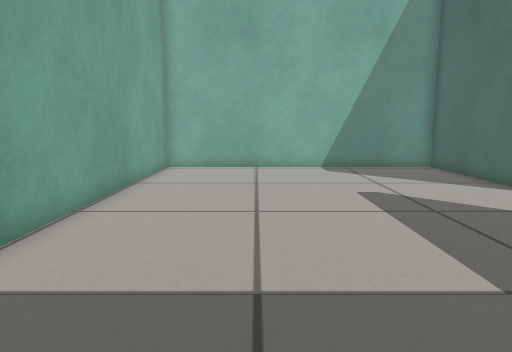
View 1 (above)

15 first-person views from a walk through a robot-simulator world made for Gazebo. The camera is 0.48 m above the floor, tilts 8° down and sees 70° across. The floor is counted in squares, 0.25 m on a side. Each view is taken from the middle of a square. On the plan, view 1 faces up. The plan holds only what a view shows up to about 18 squares ahead; the rest is blank.

View 2
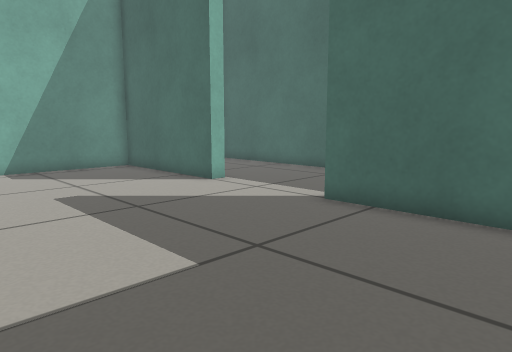

View 3
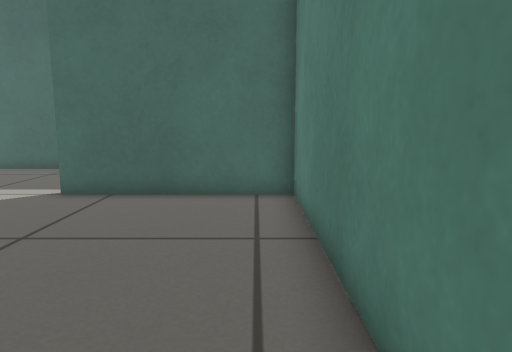

View 4
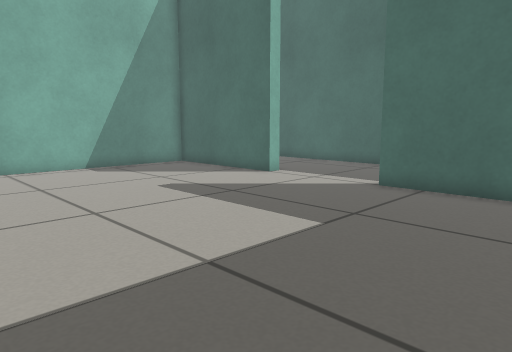

View 5
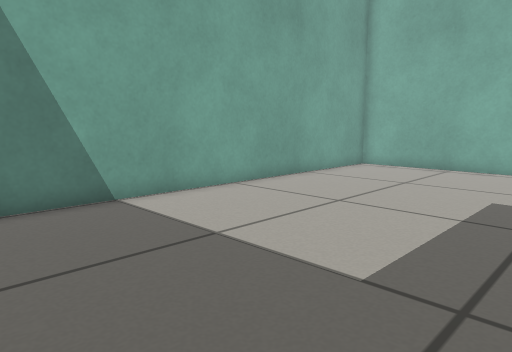

View 6
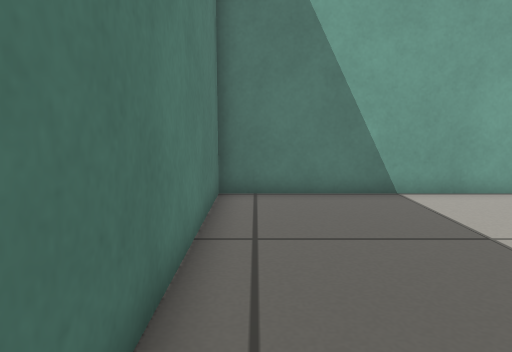

View 7
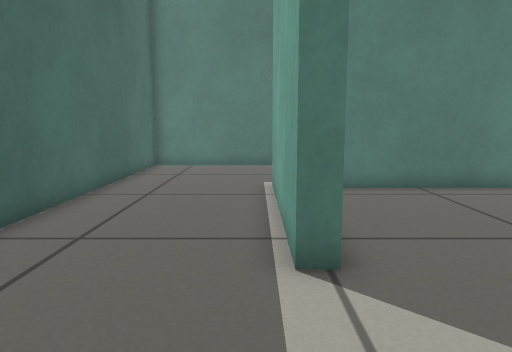

View 8
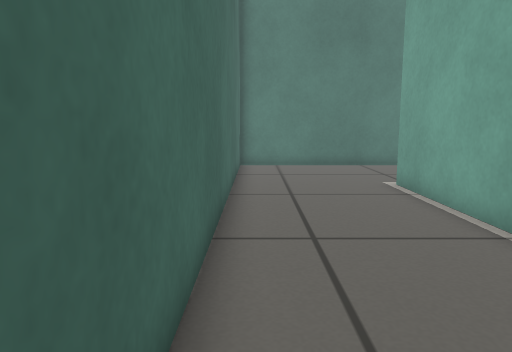

View 9
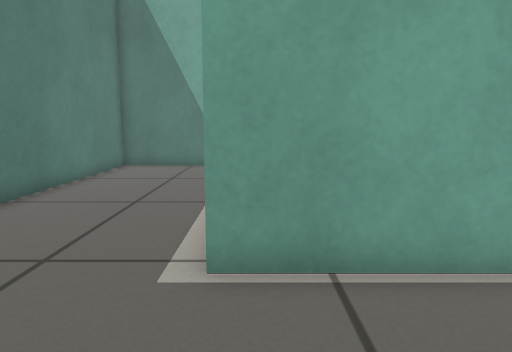

View 10
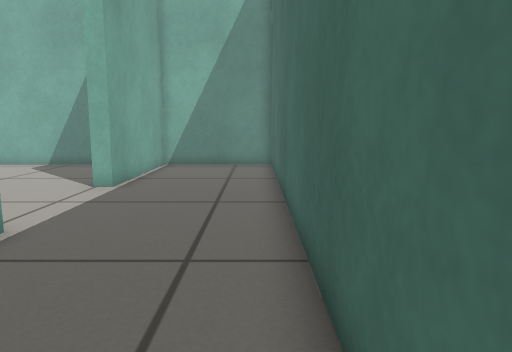

View 11
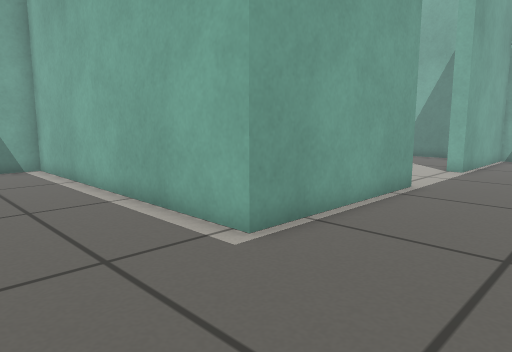

View 12
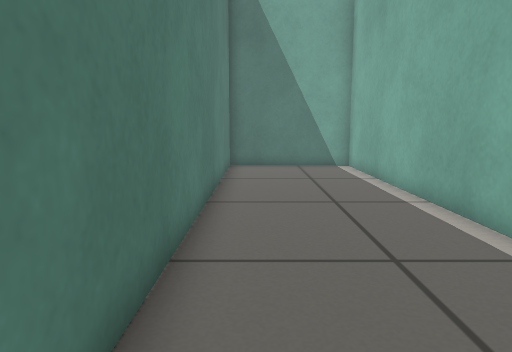

View 13
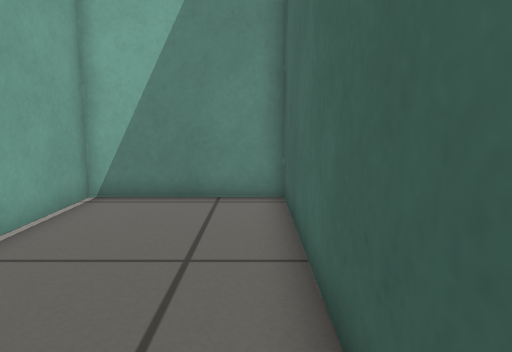

View 14
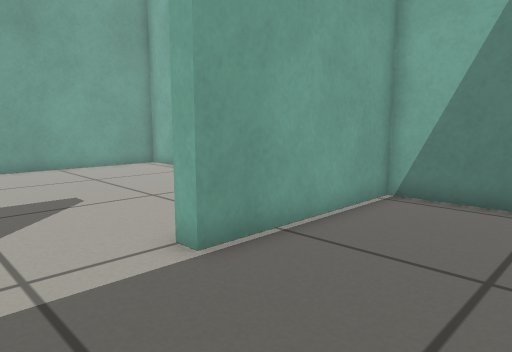

View 15
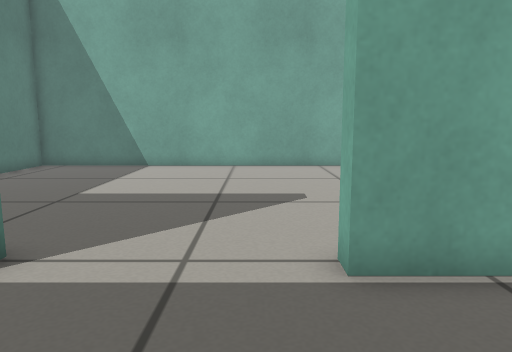

### Floor plan
Points are (right, up) in squares from view 1. A wall is a line through its corners. A room is listed if a view was taken in it or the views show most of it. See-through windows are left out.
Room 1 (views 1, 2, 3, 4, 5, 6)
walls: (8.5, 10.2) (7.9, 10.2) (7.9, 16.6) (-4.1, 16.6) (-4.1, -1) (7.9, -1) (7.9, 5.4) (8.5, 5.4)
ways out: opening at (8, 8) to room 2
Room 2 (views 7, 8, 9, 10, 11, 12, 13, 14, 15)
walls: (8.5, 5.4) (8.5, -1.6) (-4.1, -1.6) (-4.1, -7.2) (13.7, -7.2) (13.7, 16.6) (8.5, 16.6) (8.5, 10.2)
ways out: opening at (8, 8) to room 1

Where each view was taken, in squares from view 1:
view 1: 0 up, 0 right, facing up
view 2: 0 up, 0 right, facing up-right
view 3: 0 up, 2 left, facing right
view 4: 0 up, 3 left, facing up-right
view 5: 0 up, 5 right, facing up-left
view 6: 0 up, 6 right, facing left
view 7: 10 up, 9 right, facing down
view 8: 10 up, 13 right, facing down
view 9: 1 down, 13 right, facing left
view 10: 1 down, 13 right, facing up
view 11: 6 down, 13 right, facing up-left
view 12: 6 down, 13 right, facing left
view 13: 7 up, 13 right, facing up
view 14: 7 up, 13 right, facing up-left
view 15: 9 up, 13 right, facing left
